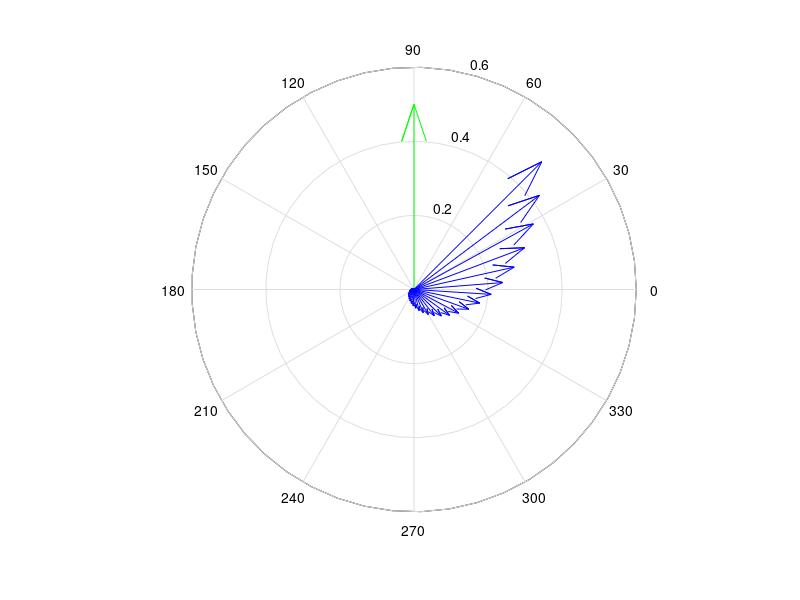
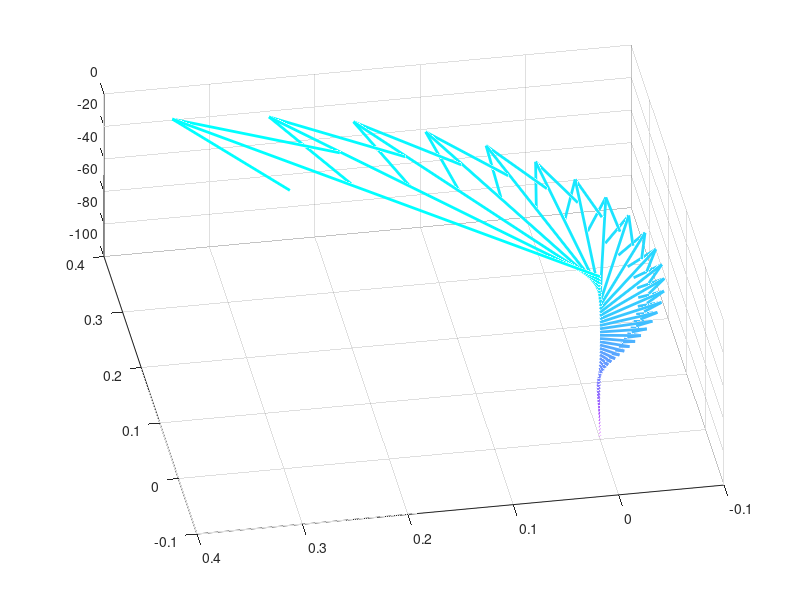

Recreate these plots in MATLAB, in order.
clc;clear;

% 계수 설정
tauy = 0.5;
rho = 1025;
f = 1e-4;
Az = 1e-2;
z = 0:-2:-100;

% 에크만 흐름 계산
u = tauy/(rho*sqrt(Az*f))*...
    exp(sqrt(f/(2*Az))*z).*cos(sqrt(f/(2*Az))*z+pi/4);
v = tauy/(rho*sqrt(Az*f))*...
    exp(sqrt(f/(2*Az))*z).*sin(sqrt(f/(2*Az))*z+pi/4);

% 가시화
compass(0, tauy, 'g')
hold on
compass(u, v)

cmap = colormap(cool);
figure
for i=1:length(z)
    quiver3(0, 0, z(i), u(i), v(i), 0, ...
        'color', cmap(i,:), 'autoscale', 'off', 'linewidth', 2)
    hold on
end

hold off
view([-100 60])